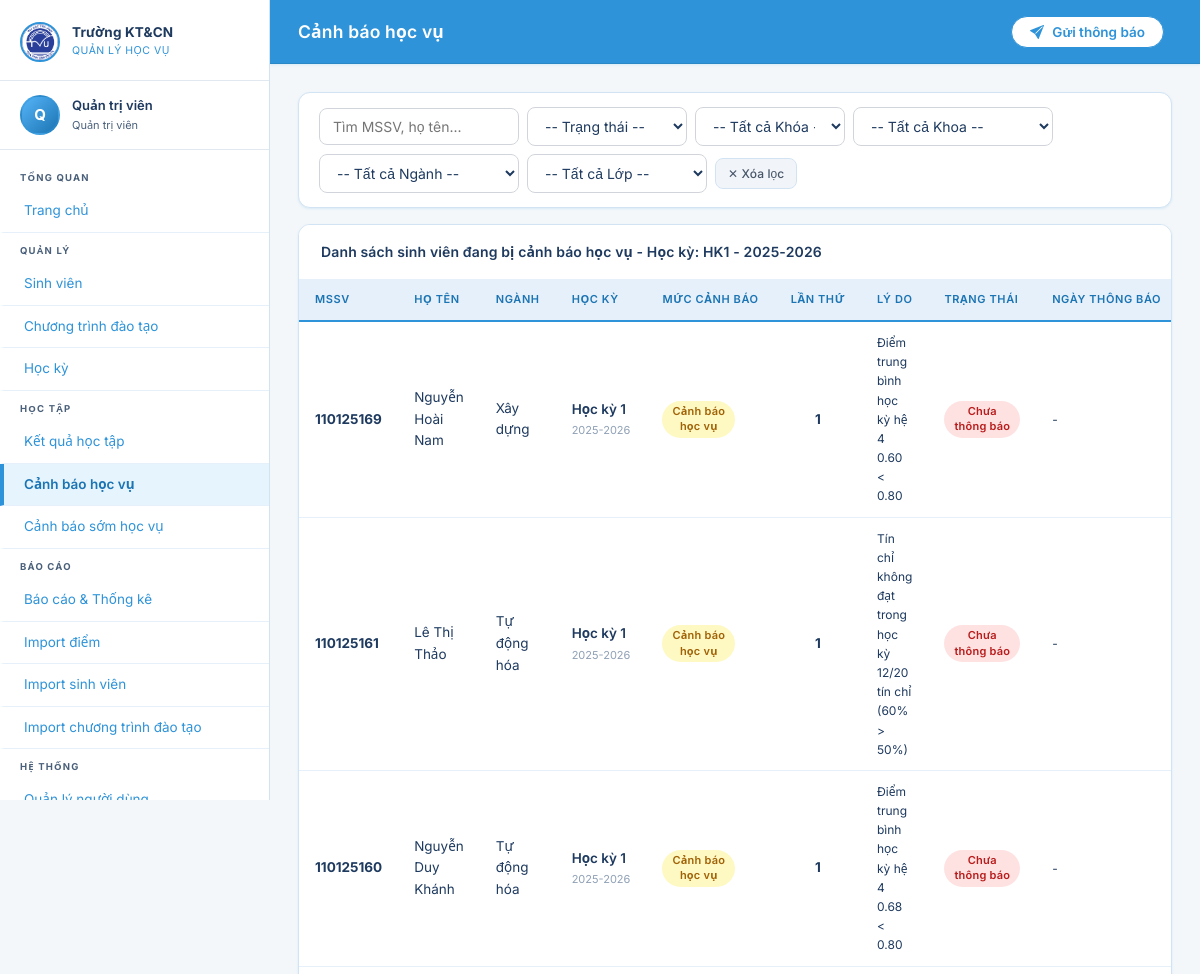
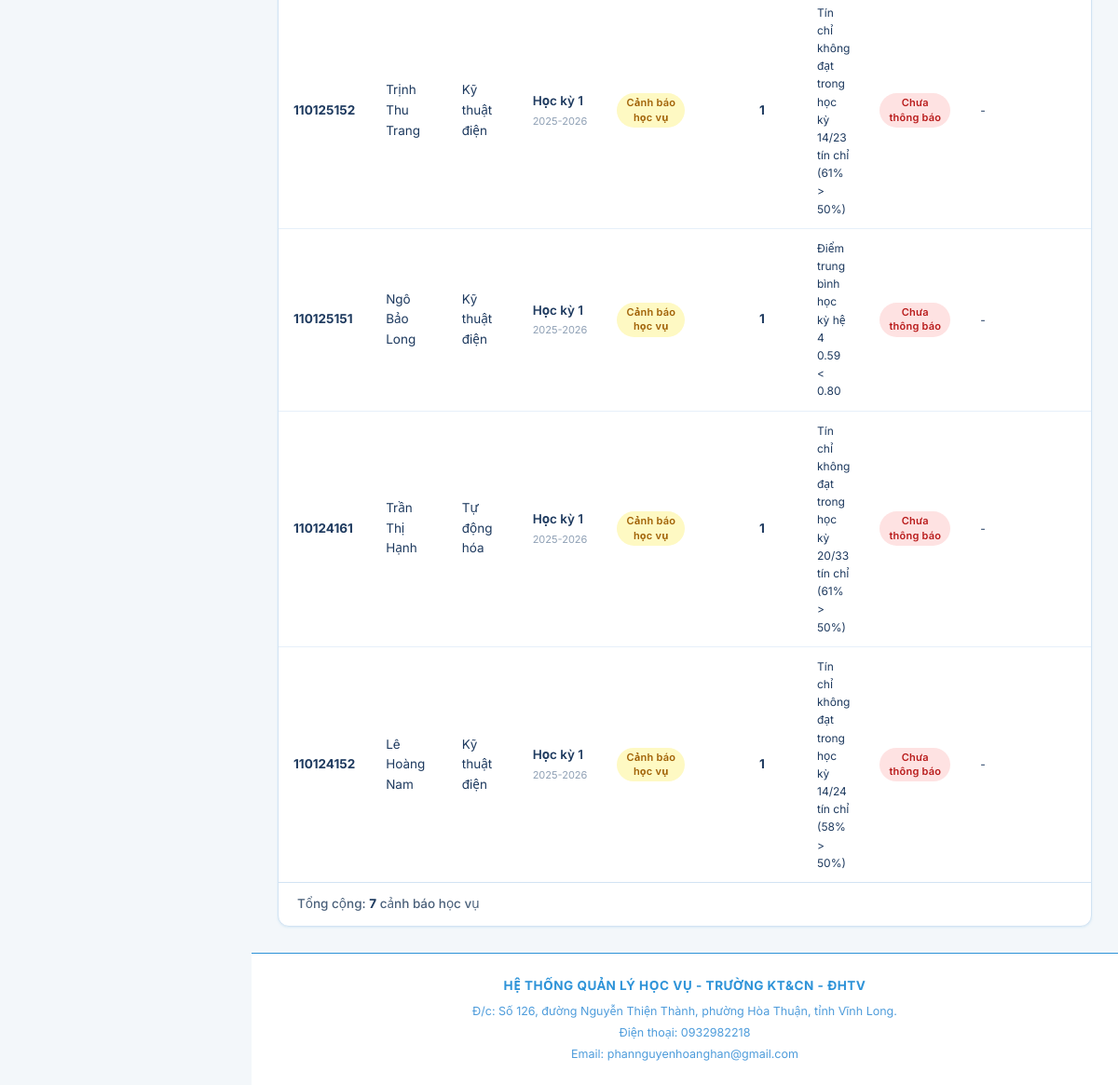
The app's page /canh-bao/ (signed in), older data (2 pictures, top to bottom).
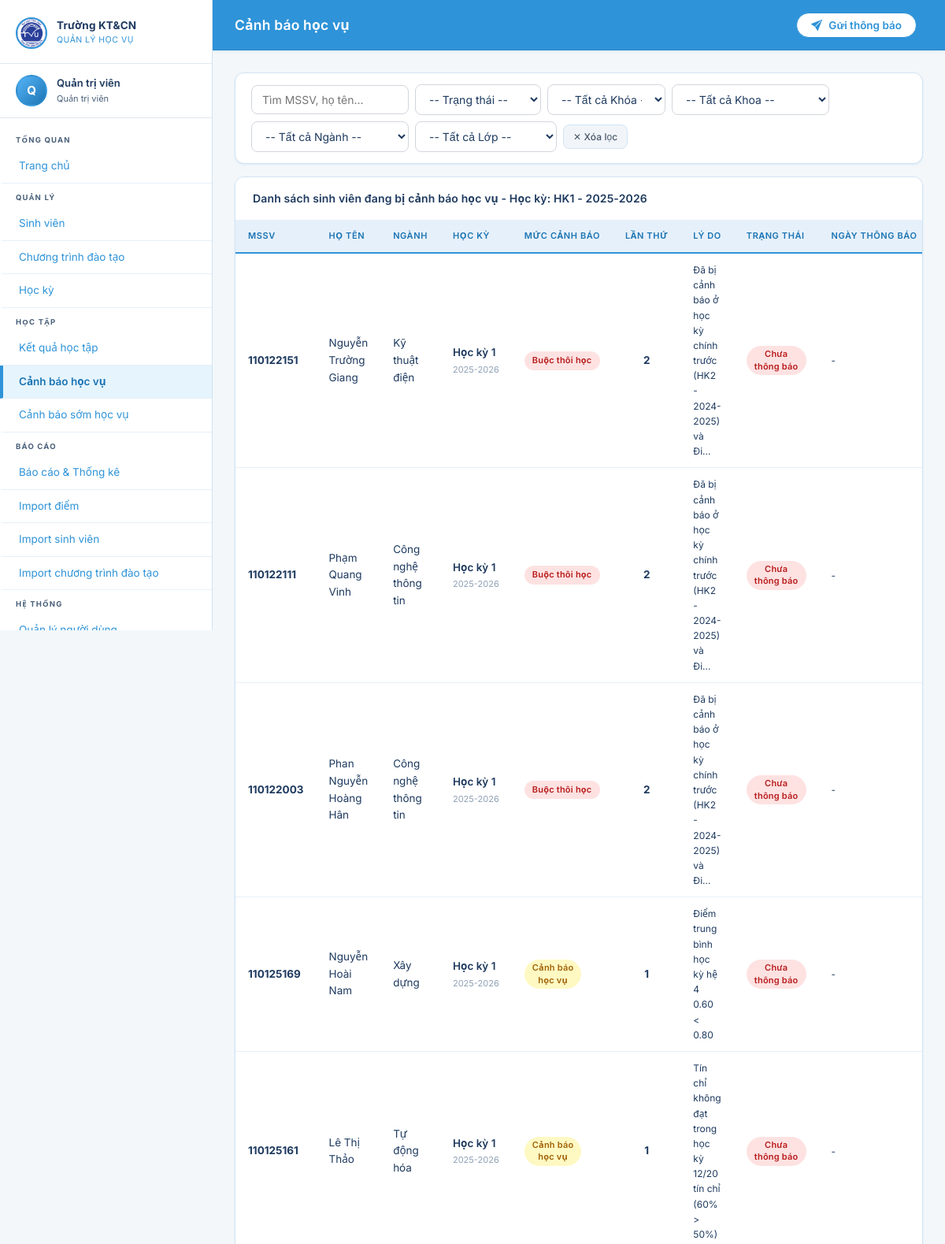
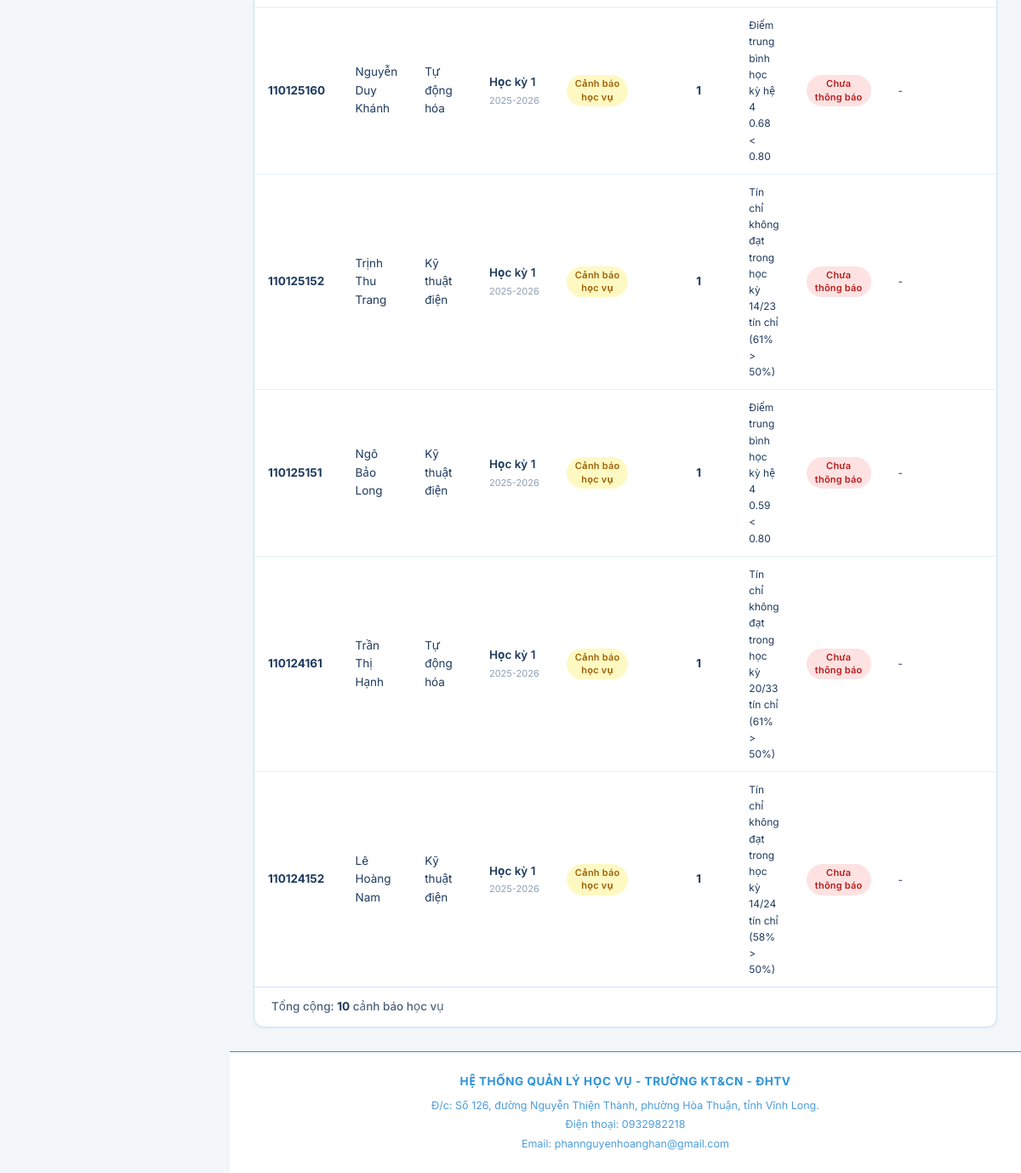
The same page, newer data (2 pictures, top to bottom).
### academic_warnings/models.py (models this page shows, shortened)
class CanhBaoHocVu(models.Model):
    MUC_CHOICES = [
        ('canh_bao', 'Cảnh báo học vụ'),
        ('buoc_thoi_hoc', 'Buộc thôi học'),
    ]
    TRANG_THAI_CHOICES = [
        ('chua_xu_ly', 'Chưa thông báo'),
        ('da_xu_ly', 'Đã thông báo'),
    ]
    sinh_vien = models.ForeignKey(SinhVien, on_delete=models.CASCADE,
                                   related_name='canh_bao', verbose_name='Sinh viên')
    hoc_ky = models.ForeignKey(HocKy, on_delete=models.CASCADE,
                                related_name='canh_bao', verbose_name='Học kỳ')
    muc_canh_bao = models.CharField(max_length=20, choices=MUC_CHOICES, verbose_name='Mức cảnh báo')
    ly_do = models.TextField(verbose_name='Lý do cảnh báo')
    so_lan_canh_bao = models.PositiveSmallIntegerField(default=1, verbose_name='Lần cảnh báo thứ')
    ngay_tao = models.DateTimeField(auto_now_add=True, verbose_name='Ngày tạo')
    trang_thai = models.CharField(max_length=20, choices=TRANG_THAI_CHOICES,
                                   default='chua_xu_ly', verbose_name='Trạng thái')
    ghi_chu = models.TextField(blank=True, verbose_name='Ghi chú xử lý')
    da_an = models.BooleanField(default=False, verbose_name='Đã ẩn khỏi danh sách')
    nguoi_dung_an = models.ManyToManyField(
        settings.AUTH_USER_MODEL,
        blank=True,
        db_table='canhbaohocvu_nguoi_dung_an',
        related_name='canh_bao_da_an',
        verbose_name='Người dùng đã ẩn'
    )
    class Meta:
        db_table = 'canhbaohocvu'
        verbose_name = 'Cảnh báo học vụ'
        verbose_name_plural = 'Cảnh báo học vụ'
        unique_together = ['sinh_vien', 'hoc_ky']
        ordering = ['trang_thai', '-ngay_tao']
    @property
    def mau_canh_bao(self):
        return {'canh_bao': 'warning', 'buoc_thoi_hoc': 'danger'}.get(self.muc_canh_bao, 'secondary')

### students/models.py (models this page shows, shortened)
class SinhVien(models.Model):
    TRANG_THAI_CHOICES = [
        ('dang_hoc', 'Đang học'),
        ('canh_bao', 'Cảnh báo học vụ'),
        ('dinh_chi', 'Đình chỉ'),
        ('tot_nghiep', 'Tốt nghiệp'),
        ('thoi_hoc', 'Thôi học'),
    ]
    user = models.OneToOneField(CustomUser, on_delete=models.SET_NULL, null=True, blank=True,
                                 related_name='sinh_vien', verbose_name='Tài khoản')
    mssv = models.CharField(max_length=20, unique=True, verbose_name='Mã số sinh viên')
    ho_ten = models.CharField(max_length=200, verbose_name='Họ và tên')
    ngay_sinh = models.DateField(null=True, blank=True, verbose_name='Ngày sinh')
    gioi_tinh = models.CharField(max_length=5, choices=[('Nam', 'Nam'), ('Nu', 'Nữ')], blank=True)
    email = models.EmailField(blank=True, verbose_name='Email')
    so_dien_thoai = models.CharField(max_length=15, blank=True, verbose_name='Số điện thoại')
    nganh = models.ForeignKey(Nganh, on_delete=models.SET_NULL, null=True, verbose_name='Ngành')
    khoa = models.CharField(max_length=10, verbose_name='Khóa học', help_text='VD: K2021')
    lop = models.ForeignKey('Lop', on_delete=models.SET_NULL, null=True, blank=True,
                             related_name='sinh_viens', verbose_name='Lớp')
    covan = models.ForeignKey(CustomUser, on_delete=models.SET_NULL, null=True, blank=True,
                               related_name='sinh_vien_phu_trach', verbose_name='Cố vấn học tập',
                               limit_choices_to={'role': 'covan'})
    trang_thai = models.CharField(max_length=20, choices=TRANG_THAI_CHOICES, default='dang_hoc',
                                   verbose_name='Trạng thái')
    ngay_nhap_hoc = models.DateField(null=True, blank=True, verbose_name='Ngày nhập học')
    class Meta:
        db_table = 'sinhvien'
        verbose_name = 'Sinh viên'
        verbose_name_plural = 'Sinh viên'
        ordering = ['mssv']

class Nganh(models.Model):
    ma_nganh = models.CharField(max_length=20, unique=True, verbose_name='Mã ngành')
    ten_nganh = models.CharField(max_length=200, verbose_name='Tên ngành')
    khoa = models.CharField(max_length=200, default='Khoa Công nghệ thông tin', verbose_name='Khoa')
    class Meta:
        db_table = 'nganh'
        verbose_name = 'Ngành học'
        verbose_name_plural = 'Ngành học'

class HocKy(models.Model):
    KY_CHOICES = [('1', 'Học kỳ 1'), ('2', 'Học kỳ 2'), ('3', 'Học kỳ hè')]
    ky = models.CharField(max_length=2, choices=KY_CHOICES, verbose_name='Kỳ học')
    nam_hoc = models.CharField(max_length=10, verbose_name='Năm học', help_text='VD: 2023-2024')
    ngay_bat_dau = models.DateField(null=True, blank=True, verbose_name='Ngày bắt đầu')
    ngay_ket_thuc = models.DateField(null=True, blank=True, verbose_name='Ngày kết thúc')
    la_hien_tai = models.BooleanField(default=False, verbose_name='Học kỳ hiện tại')
    class Meta:
        db_table = 'hocky'
        verbose_name = 'Học kỳ'
        verbose_name_plural = 'Học kỳ'
        unique_together = ['ky', 'nam_hoc']
        ordering = ['-nam_hoc', '-ky']
    def __str__(self):
        return f"HK{self.ky} - {self.nam_hoc}"

### academic_warnings/views.py (the view, shortened to what this page needs)
# urls.py: path('', views.canhbao_list, name='canhbao_list'),
@login_required
def canhbao_list(request):
    latest_hk = HocKy.objects.filter(ket_qua__diem_tk__isnull=False).distinct().order_by('-nam_hoc', '-ky').first()
    if not latest_hk:
        latest_hk = HocKy.objects.order_by('-nam_hoc', '-ky').first()
    qs = CanhBaoHocVu.objects.select_related('sinh_vien', 'hoc_ky', 'sinh_vien__nganh', 'sinh_vien__lop').exclude(nguoi_dung_an=request.user).order_by('trang_thai', '-ngay_tao')
    if latest_hk:
        qs = qs.filter(hoc_ky=latest_hk)
    muc       = request.GET.get('muc', '')
    trang_thai = request.GET.get('trang_thai', '')
    hk_id     = request.GET.get('hoc_ky', '')
    q         = request.GET.get('q', '')
    khoa = request.GET.get('khoa', '')
    nganh_id = request.GET.get('nganh', '')
    lop_id = request.GET.get('lop', '')
    khoa_hoc = request.GET.get('khoa_hoc', '')
    if request.user.is_sinhvien:
        qs = qs.filter(sinh_vien__user=request.user)
    else:
        if request.user.is_covan:
            qs = qs.filter(sinh_vien__lop__covan=request.user)
        if khoa_hoc:
            cohort_suffix = khoa_hoc[-2:]
            qs = qs.filter(sinh_vien__lop__ten_lop__istartswith=f'DA{cohort_suffix}')
        if khoa:
            qs = qs.filter(sinh_vien__nganh__khoa=khoa)
        if nganh_id:
            qs = qs.filter(sinh_vien__nganh_id=nganh_id)
        if lop_id:
            qs = qs.filter(sinh_vien__lop_id=lop_id)
    if muc:        qs = qs.filter(muc_canh_bao=muc)
    if trang_thai: qs = qs.filter(trang_thai=trang_thai)
    if hk_id:      qs = qs.filter(hoc_ky_id=hk_id)
    hockys = HocKy.objects.all().order_by('-nam_hoc', '-ky')
    from students.models import Nganh, Lop
    import re
    nganhs = Nganh.objects.exclude(ma_nganh__iexact='None').exclude(ten_nganh__iexact='None')
    khoas = [k for k in Nganh.objects.exclude(khoa__isnull=True).exclude(khoa='').values_list('khoa', flat=True).distinct() if k.lower() != 'none']
    unique_years = set()
    for name in Lop.objects.values_list('ten_lop', flat=True):
        if name:
            m = re.search(r'\d{2}', name)
            if m:
                unique_years.add("20" + m.group())
    khoa_hocs = sorted(list(unique_years), reverse=True)
    lops = Lop.objects.exclude(ten_lop__iexact='None')
    if request.user.is_covan:
        lops = lops.filter(covan=request.user)
    if nganh_id:
        lops = lops.filter(nganh_id=nganh_id)
    if khoa_hoc:
        cohort_suffix = khoa_hoc[-2:]
        lops = lops.filter(ten_lop__istartswith=f'DA{cohort_suffix}')
    if khoa:
        nganhs = nganhs.filter(khoa=khoa)
        lops = lops.filter(nganh__khoa=khoa)
    return render(request, 'academic_warnings/canhbao_list.html', {
        'canh_baos': qs,
        'hockys': hockys,
        'nganhs': nganhs,
        'khoas': khoas,
        'lops': lops,
        'khoa_hocs': khoa_hocs,
        'muc': muc,
        'trang_thai': trang_thai,
        'hk_id': hk_id,
        'selected_khoa': khoa,
        'nganh_id': nganh_id,
        'selected_lop': lop_id,
        'selected_khoa_hoc': khoa_hoc,
        'q': q,
        'latest_hk': latest_hk,
    })

### accounts/models.py (called while the page is built)
    @property
    def is_admin(self):
        return self.role == 'admin'

    @property
    def is_giaovu(self):
        return self.role == 'giaovu'

    @property
    def is_covan(self):
        return self.role == 'covan'

    @property
    def is_sinhvien(self):
        return self.role == 'sinhvien'

### templates/academic_warnings/canhbao_list.html (shortened to what the changed rows need)
{% extends 'base.html' %}
{% block content %}
<div id="table-container">
<div class="card">
    <div class="card-body" style="padding:0">
        <div class="table-responsive">
            <table class="data-table">
                <thead>
                    <tr>
                        <th>MSSV</th>
                        <th>Họ tên</th>
                        <th>Ngành</th>
                        <th>Học kỳ</th>
                        <th>Mức cảnh báo</th>
                        <th>Lần thứ</th>
                        <th>Lý do</th>
                        <th>Trạng thái</th>
                        <th>Ngày thông báo</th>
                    </tr>
                </thead>
                <tbody>
                    {% for cb in canh_baos %}
                    <tr {% if cb.trang_thai == 'da_xu_ly' %}style="opacity: 0.6; background-color: #f8fafc;" {% endif %}>
                        <td><strong>{{ cb.sinh_vien.mssv }}</strong></td>
                        <td>{{ cb.sinh_vien.ho_ten }}</td>
                        <td>{{ cb.sinh_vien.nganh.ten_nganh|default:'-' }}</td>
                        <td>
                            <div class="fw-semibold" style="white-space: nowrap;">Học kỳ {{ cb.hoc_ky.ky }}</div>
                            <div class="text-muted" style="font-size: 11px; margin-top: 2px; white-space: nowrap;">{{ cb.hoc_ky.nam_hoc }}</div>
                        </td>
                        <td>
                            {% if cb.muc_canh_bao == 'canh_bao' %}
                            <span class="badge badge-warning" style="text-align: center; line-height: 1.4; display: inline-block;"><span style="white-space: nowrap;">Cảnh báo</span><br><span style="white-space: nowrap;">học vụ</span></span>
                            {% else %}
                            <span class="badge badge-{{ cb.mau_canh_bao }}" style="white-space: nowrap; display: inline-block;">{{ cb.get_muc_canh_bao_display }}</span>
                            {% endif %}
                        </td>
                        <td style="text-align:center"><strong>{{ cb.so_lan_canh_bao }}</strong></td>
                        <td style="max-width:200px;font-size:12px">{{ cb.ly_do|truncatechars:60 }}</td>
                        <td>
                            {% if cb.trang_thai == 'da_xu_ly' %}
                            <span class="badge badge-success" style="text-align: center; line-height: 1.4; display: inline-block;"><span style="white-space: nowrap;">Đã</span><br><span style="white-space: nowrap;">thông báo</span></span>
                            {% else %}
                            <span class="badge badge-danger" style="text-align: center; line-height: 1.4; display: inline-block;"><span style="white-space: nowrap;">Chưa</span><br><span style="white-space: nowrap;">thông báo</span></span>
                            {% endif %}
                        </td>
                        <td style="font-size:12px">
                            {% if cb.trang_thai == 'da_xu_ly' %}
                            {{ cb.ngay_tao|date:"d/m/Y" }}
                            {% else %}
                            -
                            {% endif %}
                        </td>
                    </tr>
                    {% empty %}
                    <tr>
                        <td colspan="10" style="text-align:center;color:#94a3b8;padding:32px">Không có cảnh báo học vụ
                        </td>
                    </tr>
                    {% endfor %}
                </tbody>
            </table>
        </div>
        <div style="padding: 12px 20px; font-size: 13.5px; border-top: 1px solid var(--border); color: var(--text-secondary); font-weight: 500;">
            Tổng cộng: <strong style="color: var(--text-primary);">{{ canh_baos|length }}</strong> cảnh báo học vụ
        </div>
    </div>
</div>
</div>
{% endblock %}

Row changes from the older to the newer data that the page shows:
added CanhBaoHocVu: sinh_vien.mssv "110122151", sinh_vien.ho_ten "Nguyễn Trường Giang", sinh_vien.nganh.ten_nganh "Kỹ thuật điện", hoc_ky.ky "1", hoc_ky.nam_hoc "2025-2026", muc_canh_bao "Buộc thôi học", so_lan_canh_bao "2", ly_do "Đã bị cảnh báo ở học kỳ chính trước (HK2 - 2024-2025) và Đi…", trang_thai "Chưa"
added CanhBaoHocVu: sinh_vien.mssv "110122111", sinh_vien.ho_ten "Phạm Quang Vinh", sinh_vien.nganh.ten_nganh "Công nghệ thông tin", hoc_ky.ky "1", hoc_ky.nam_hoc "2025-2026", muc_canh_bao "Buộc thôi học", so_lan_canh_bao "2", ly_do "Đã bị cảnh báo ở học kỳ chính trước (HK2 - 2024-2025) và Đi…", trang_thai "Chưa"
added CanhBaoHocVu: sinh_vien.mssv "110122003", sinh_vien.ho_ten "Phan Nguyễn Hoàng Hân", sinh_vien.nganh.ten_nganh "Công nghệ thông tin", hoc_ky.ky "1", hoc_ky.nam_hoc "2025-2026", muc_canh_bao "Buộc thôi học", so_lan_canh_bao "2", ly_do "Đã bị cảnh báo ở học kỳ chính trước (HK2 - 2024-2025) và Đi…", trang_thai "Chưa"
Text that changed along with them:
{{ canh_baos|length }}: "7" → "10"
